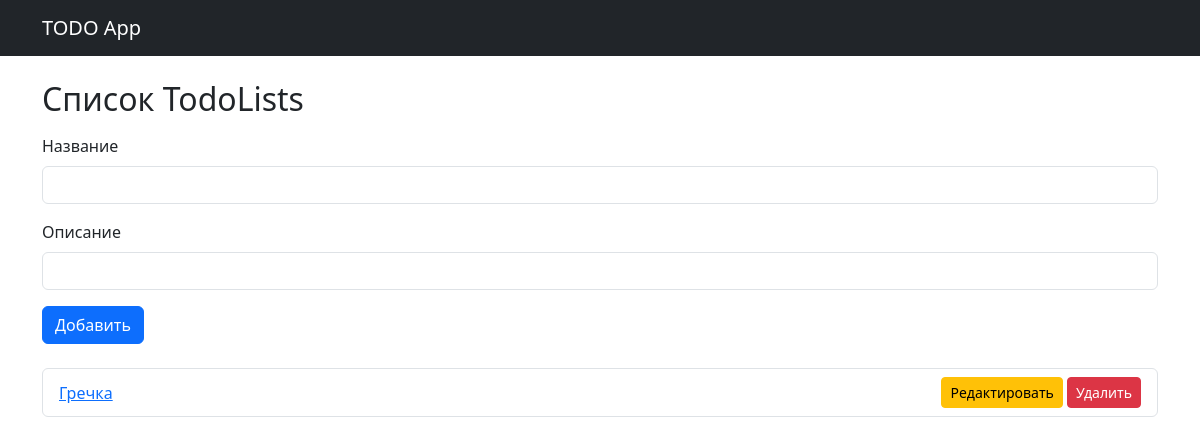
The page /todo-lists/ on the database as committed earlier.
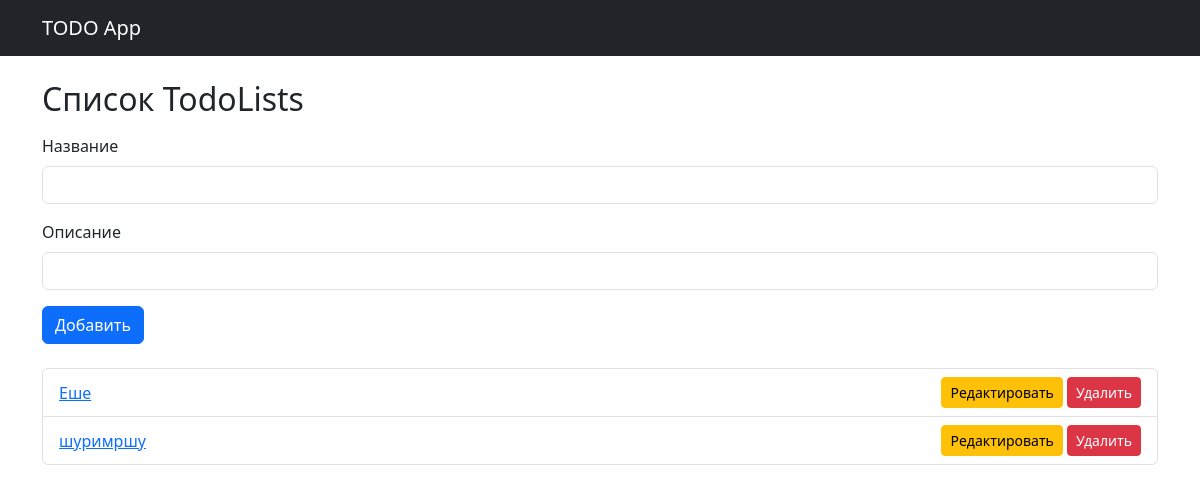
The same page on the database as committed later.
### todos/models.py (models this page shows, shortened)
class TodoList(models.Model):
    title = models.CharField(max_length=255)
    description = models.TextField(blank=True)

### todos/views.py (the view)
# urls.py: path('todo-lists/', views.todo_lists, name='todo_lists'),
def todo_lists(request):
    if request.method == 'POST':
        title = request.POST.get('title')
        description = request.POST.get('description')
        if title and description:
            TodoList.objects.create(title=title, description=description)
        return redirect('todo_lists')
    lists = TodoList.objects.all()
    return render(request, 'todos/todo_lists.html', {'lists': lists})

### todos/templates/todos/todo_lists.html (shortened to what this page needs)
{% extends 'todos/base.html' %}
{% block content %}
<h2 class="mb-3">Список TodoLists</h2>
<form method="post" class="mb-4">
    <div class="mb-3">
        <label class="form-label">Название</label>
        <input type="text" name="title" class="form-control" required>
    </div>
    <div class="mb-3">
        <label class="form-label">Описание</label>
        <input type="text" name="description" class="form-control" required>
    </div>
    <button type="submit" class="btn btn-primary">Добавить</button>
</form>
<ul class="list-group">
    {% for list in lists %}
    <li class="list-group-item d-flex justify-content-between align-items-center">
        <a href="{% url 'todo_list_detail' list.id %}">{{ list.title }}</a>
        <div>
            <a href="{% url 'edit_todo_list' list.id %}" class="btn btn-sm btn-warning">Редактировать</a>
            <a href="{% url 'delete_todo_list' list.id %}" class="btn btn-sm btn-danger">Удалить</a>
        </div>
    </li>
    {% empty %}
    <p>Пока нет списков...</p>
    {% endfor %}
</ul>
{% endblock %}

### todos/templates/todos/base.html (shortened to what this page needs)
<!DOCTYPE html>
<html lang="ru">
<head>
    <link rel="stylesheet" href="/static/bootstrap/css/bootstrap.css">
</head>
<body>
    <nav class="navbar navbar-expand-lg navbar-dark bg-dark">
        <div class="container">
            <a class="navbar-brand" href="{% url 'todo_lists' %}">TODO App</a>
        </div>
    </nav>
    <div class="container mt-4">
        {% block content %}{% endblock %}
    </div>
</body>
</html>

Rows that differ between the two databases and show on the page:
removed TodoList: title "Гречка"
added TodoList: title "Еше"
added TodoList: title "шуримршу"
